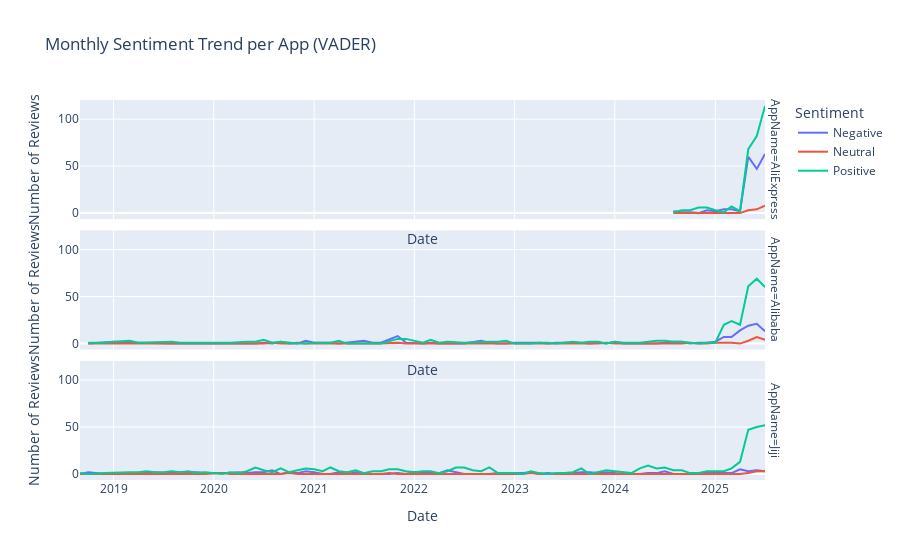

Notebook cell for this chart:
### Markdown cell above
# Analysis 5: Basic Sentiment Overview using VADER 

While star ratings (Rating) provide a quantitative measure of user satisfaction, they don't capture the nuance and emotional tone expressed in the written review text itself. A 3-star rating could be given for vastly different reasons, and the text might reveal frustration, mild contentment, or even sarcasm. 

This analysis aims to quantify the sentiment expressed in the CleanedReviewText using a pre-built Natural Language Processing (NLP) tool. We will employ the VADER (Valence Aware Dictionary and sEntiment Reasoner) sentiment analysis model. 

Why VADER? 

    VADER is specifically designed for social media text, which includes informal language, slang, and punctuation used for emphasis – characteristics often found in app reviews.
    It provides a continuous compound score ranging from -1 (most negative) to +1 (most positive), offering more granularity than a simple positive/negative classification.
    It also provides separate scores for positive, negative, and neutral sentiment, which we will use to classify each review into a categorical label.
     

Analysis Steps: 

    Sentiment Scoring: We will apply the VADER analyzer to each review's CleanedReviewText to calculate a VADER_Score (the compound score).
    Sentiment Classification: Based on the VADER_Score, we will classify each review into one of three categories:
        Positive: VADER_Score >= 0.05
        Negative: VADER_Score <= -0.05
        Neutral: -0.05 < VADER_Score < 0.05
        This creates a new column VADER_Sentiment.
         
    Sentiment Distribution per App: We will count how many reviews fall into each sentiment category (Positive, Negative, Neutral) for each app (AliExpress, Alibaba, Jiji) and visualize this using a stacked bar chart. This allows direct comparison of sentiment "health" across the platforms.
    Average Sentiment Score per App: We will calculate the mean VADER_Score for each app. This provides a single numerical summary of the overall sentiment tone for each platform, which we will visualize and compare.
    Sentiment Trend Over Time: We will analyze how the distribution of sentiment categories (Positive, Negative, Neutral) has changed over time (monthly) for each app. This line chart will help identify periods of shifting user mood.
    Sentiment vs. Rating Correlation: We will visualize the relationship between the user-provided star Rating and the computed VADER_Score using boxplots. We will also calculate the correlation coefficient. This is crucial to validate our sentiment analysis: do higher star ratings generally correspond to higher VADER scores?
     

This analysis bridges the gap between the structured numerical rating data and the unstructured text data, providing a richer understanding of user feelings and validating the consistency between explicit ratings and implicit sentiment in the text.

### Code cell
# Cell 7: Basic Sentiment Overview using VADER
print("\n--- Basic Sentiment Overview ---")

# Initialize VADER analyzer
analyzer = SentimentIntensityAnalyzer()

# Function to get compound sentiment score
def get_vader_score(text):
    if not isinstance(text, str) or not text.strip():
        return 0 # Neutral score for missing/empty text
    scores = analyzer.polarity_scores(text)
    return scores['compound'] # Compound score is the overall sentiment (-1 to 1)

# Apply VADER to CleanedReviewText
df['VADER_Score'] = df['CleanedReviewText'].apply(get_vader_score)

# Classify sentiment based on compound score
def classify_sentiment(score):
    if score >= 0.05:
        return 'Positive'
    elif score <= -0.05:
        return 'Negative'
    else:
        return 'Neutral'

df['VADER_Sentiment'] = df['VADER_Score'].apply(classify_sentiment)

# 1. Sentiment Distribution per App
sentiment_counts = df.groupby(['AppName', 'VADER_Sentiment']).size().unstack(fill_value=0)
print("Sentiment Distribution per App:")
print(sentiment_counts)

# Stacked Bar Chart
sentiment_counts.plot(kind='bar', stacked=True, figsize=(10, 6), colormap='viridis')
plt.title('Sentiment Distribution per App (VADER)')
plt.xlabel('App Name')
plt.ylabel('Number of Reviews')
plt.xticks(rotation=45, ha='right')
plt.legend(title='Sentiment')
plt.tight_layout()
plt.show()

# 2. Average Sentiment Score per App
avg_sentiment = df.groupby('AppName')['VADER_Score'].mean().sort_values(ascending=False)
print("\nAverage VADER Sentiment Score per App:")
print(avg_sentiment)

# Bar chart for average sentiment
plt.figure(figsize=(8, 5))
sns.barplot(x=avg_sentiment.index, y=avg_sentiment.values, palette='coolwarm')
plt.title('Average VADER Sentiment Score per App')
plt.xlabel('App Name')
plt.ylabel('Average Sentiment Score')
plt.axhline(y=df['VADER_Score'].mean(), color='red', linestyle='--', label=f'Overall Avg: {df["VADER_Score"].mean():.2f}')
plt.legend()
plt.xticks(rotation=45, ha='right')
plt.tight_layout()
plt.show()

# 3. Sentiment Trend Over Time (Monthly)
# --- Ensure YearMonth is calculated correctly ---
# Make sure ReviewDate is datetime (should be from loading)
df['ReviewDate'] = pd.to_datetime(df['ReviewDate'])
# Extract Year-Month for grouping (as Period)
df['YearMonth'] = df['ReviewDate'].dt.to_period('M')

# Group by App, YearMonth, and Sentiment
sentiment_trend = df.groupby(['AppName', 'YearMonth', 'VADER_Sentiment']).size().reset_index(name='Count')

# Pivot for easier plotting
pivot_trend = sentiment_trend.pivot_table(index=['AppName', 'YearMonth'], columns='VADER_Sentiment', values='Count', fill_value=0).reset_index()

# Melt for plotting with Plotly
melted_trend = pivot_trend.melt(id_vars=['AppName', 'YearMonth'], var_name='Sentiment', value_name='Count')

# --- FIX: Convert Period to Timestamp for Plotly compatibility ---
# The line below is the crucial fix
melted_trend['YearMonth'] = melted_trend['YearMonth'].dt.to_timestamp()
# --- END OF FIX ---

fig = px.line(melted_trend, x='YearMonth', y='Count', color='Sentiment', facet_row='AppName',
              title='Monthly Sentiment Trend per App (VADER)',
              labels={'YearMonth':'Date', 'Count':'Number of Reviews'})
fig.update_xaxes(title_text='Date')
fig.update_yaxes(title_text='Number of Reviews')
fig.show() # This should now work

# 4. Sentiment vs. Rating Correlation
# Box plot or violin plot
plt.figure(figsize=(10, 6))
sns.boxplot(data=df, x='Rating', y='VADER_Score', hue='AppName')
plt.title('VADER Sentiment Score Distribution by Rating and App')
plt.xlabel('Rating (Stars)')
plt.ylabel('VADER Sentiment Score')
plt.legend(title='App Name')
plt.tight_layout()
plt.show()

# Correlation coefficient
print("\nCorrelation between Rating and VADER Sentiment Score:")
print(df[['Rating', 'VADER_Score']].corr())
